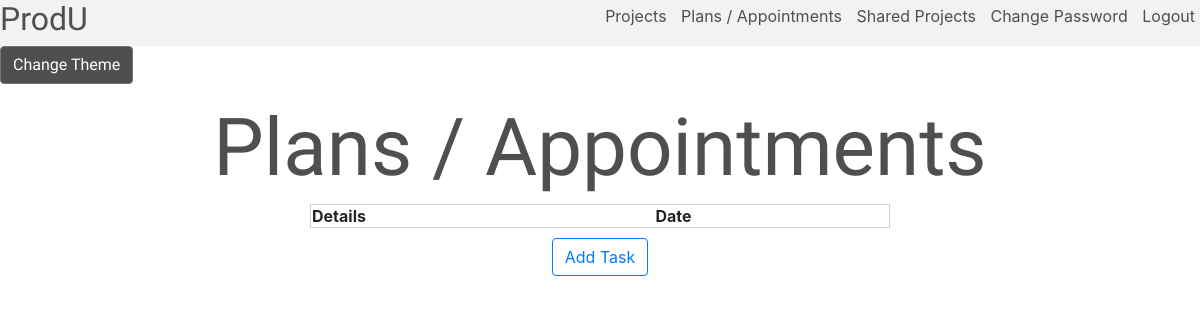
Before: /plans (signed in) with the older database file.
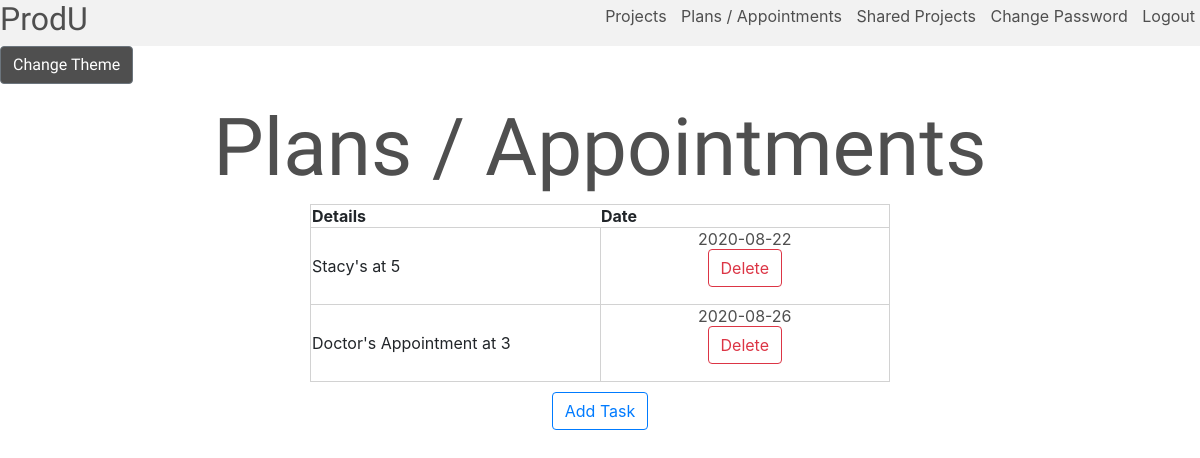
After: the same page with the newer database file.
### tables this page shows
CREATE TABLE plans (
id INTEGER PRIMARY KEY,
user_id INTEGER NOT NULL,
details TEXT NOT NULL,
date DATE NOT NULL,
FOREIGN KEY (user_id) REFERENCES users(id)
);

### app.py (the view, shortened to what this page needs)
@app.route("/plans", methods =  ["GET", "POST"])
@login_required
def plans():
    session["commentopen"] = None
    alert_text = ""
    plans = db.execute("SELECT * FROM plans WHERE user_id = :user_id ORDER BY date ASC", user_id = session["user_id"])
    print(plans)
    if request.method == "GET":
        return render_template("plans.html", plans = plans)

### app.py (called while the page is built)
def login_required(f):
    @wraps(f)
    def decorated_function(*args, **kwargs):
        if session.get("user_id") is None:
            return redirect("/login")
        return f(*args, **kwargs)
    return decorated_function

### templates/plans.html (shortened to what this page needs)
{% extends "layout.html" %}
{% block body %}
    <h1>Plans / Appointments</h1>
    <div id = "disp">
        <table>
            <th>Details</th>
            <th>Date</th>
            {% for row in plans%}
                <tr>
                    <td style = "width: 50%">{{  row["details"]  }}</td>
                    <td class = "datecell">
                        {{  row["date"] }}
                        <form action="/deleteplan", method = "post">
                            <button type="submit" class="btn btn-outline-danger">Delete</button>
                        </form>
                    </td>
                </tr>
            {% endfor %}
        </table>
    </div>
    <button type="button" class="btn btn-outline-primary formelem" id = "addplan" style = "margin-top: 10px;">Add Task</button>
{% endblock %}

### templates/layout.html (shortened to what this page needs)
<html>
    <head>
        <link rel="stylesheet" href="https://stackpath.bootstrapcdn.com/bootstrap/4.3.1/css/bootstrap.min.css">
        {% if session.theme == "dark" %}
            <link rel="stylesheet" tyoe = "text/css" href="{{ url_for('static',filename='styledark.css') }}">
        {% else %}
            <link rel="stylesheet" tyoe = "text/css" href="{{ url_for('static',filename='style.css') }}">
        {% endif %}
    </head>
    <body>
        <div id = "navbar">
            <a href = "/"><h2 style = "font-family: 'Do Hyeon', sans-serif;">ProdU</h2></a>
            {% if session.user_id %}
                <div>
                    <a href="/projects" class = "navitem">Projects</a>
                    <a href="/plans" class = "navitem">Plans / Appointments</a>
                    <a href="/shared" class = "navitem">Shared Projects</a>
                    <a href="/changepassword" class = "navitem">Change Password</a>
                    <a href="/login" class = "navitem">Logout</a>
                </div>
            {% else %}
                <div>
                    <a href="/login" class = "navitem">Login</a>
                    <a href="/register" class = "navitem">Register</a>
                </div>
            {% endif %}
        </div>
        {% if session.user_id %}
            <form action="/changecolor" method = "post">
                <button type = "submit" class = "btn btn-secondary" id = "theme-button" style = "background-color: #4f4f4f !important; font-family: 'Do Hyeon', sans-serif;">Change Theme</button>
            </form>
        {% endif %}
        <div style = "margin: 0 20px 0 20px">
            {% block body %}
            {% endblock %}
        </div>
    </body>
</html>

### static/style.css (style rules this page uses)
#navbar { position:sticky; top:0; width:100%; display: flex; justify-content: space-between; background-color: #f2f2f2; }
.navitem { color: #4f4f4f; margin: 0 5px; vertical-align: sub; }
h1 { text-align: center; color: #4f4f4f; font-size: 5em; font-family: 'Do Hyeon', sans-serif; }
h2 { text-align: left; color: #4f4f4f; font-family: 'Do Hyeon', sans-serif; }
a { color: #4f4f4f; }
.formelem { display: block; margin: auto; }
table { width: 50%; border: 1px solid #d2d2d2; border-collapse: collapse; margin: auto; }
td { border: 1px solid #d2d2d2; }
.datecell { text-align: center; color: #4f4f4f; }

Changed rows visible on the page:
added plans: details "Stacy's at 5", date "2020-08-22"
added plans: details "Doctor's Appointment at 3", date "2020-08-26"
